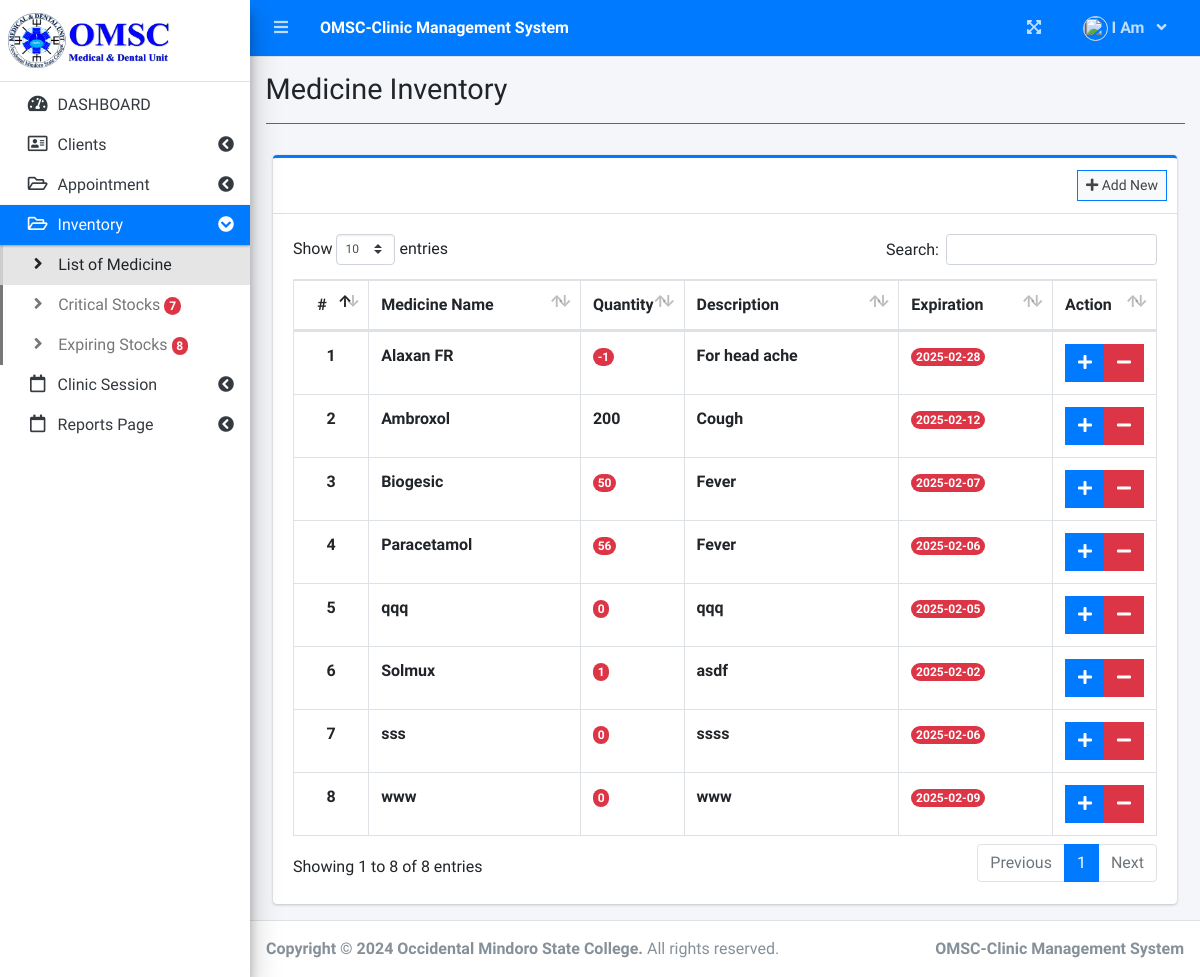
/index.php?page=medicine_inventory (signed in), run on an earlier commit of the app's database.
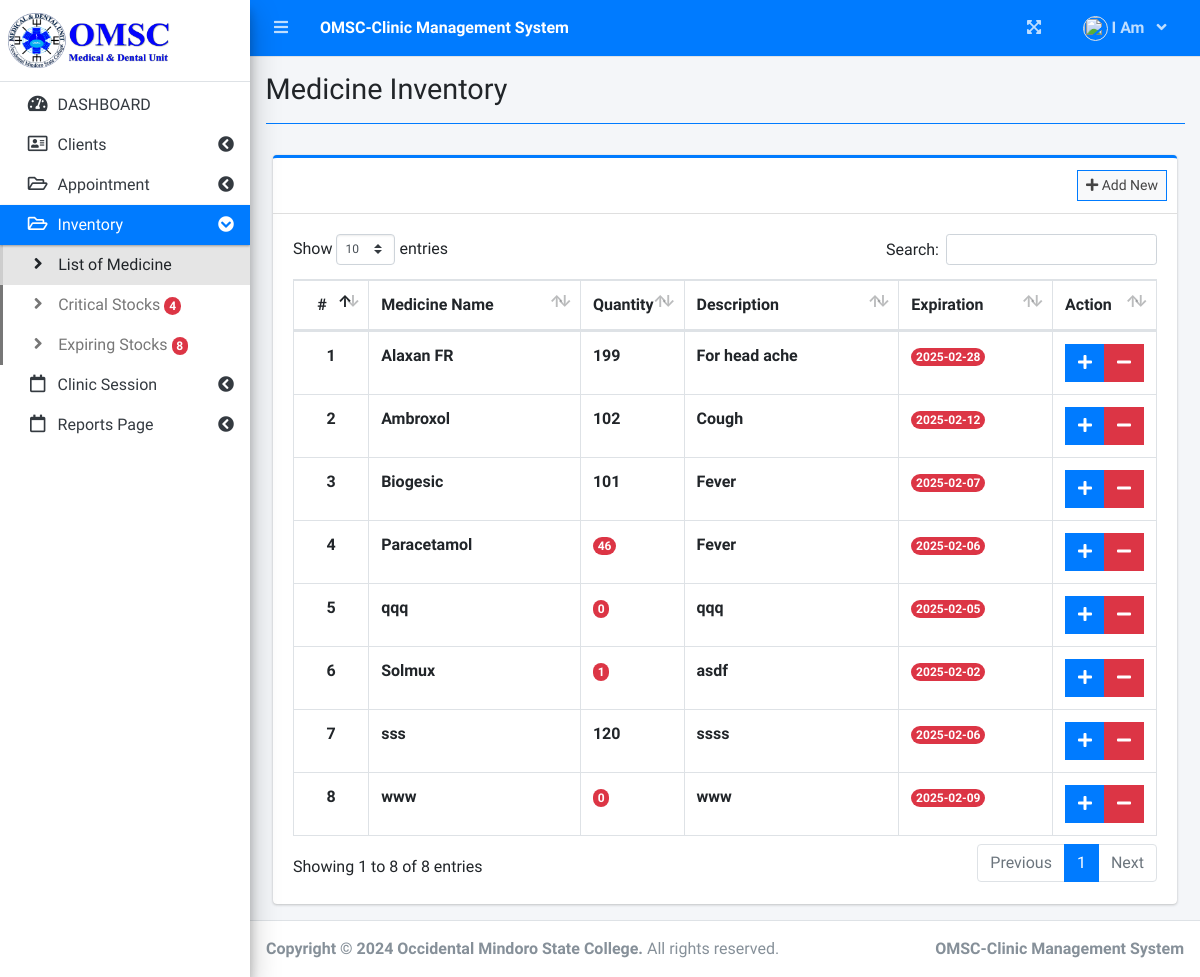
And on a later commit of the database.
### tables this page shows
CREATE TABLE `medicine_list` (
  `id` int(11) NOT NULL,
  `medicine` varchar(255) NOT NULL,
  `gname` varchar(255) NOT NULL,
  `description` varchar(255) NOT NULL,
  `quantity` int(255) NOT NULL DEFAULT 0,
  `expiration_date` date DEFAULT NULL,
  `expcontrol` int(255) NOT NULL
);

### medicine_inventory.php (the view, shortened to what the changed rows need)
<?php include'db_connect.php' ?>
<div class="col-lg-12">
	<div class="card card-outline card-primary">
		<div class="card-body">
			<table class="table tabe-hover table-bordered" id="list">
				<colgroup>
				</colgroup>
				<thead>
					<tr>
						<th class="text-center">#</th>
						<th>Medicine Name</th>
						<th>Quantity</th>
						<th>Description</th>
						<th>Expiration</th>
						<th>Action</th>
					</tr>
				</thead>
				<tbody>
					<?php
					$i = 1;
					$qry = $conn->query("SELECT * FROM medicine_list order by medicine asc ");
					while($row= $qry->fetch_assoc()):
					?>
					<tr>
						<th class="text-center"><?php echo $i++ ?></th>
						<td><b><?php echo $row['medicine'] ?></b></td>
						<td><b>
							<?php if($row['quantity'] < 100): ?>
								<p class="badge rounded-pill bg-danger text-light ms-4"><?php echo $row['quantity'] ?></p>
							<?php else: ?>
								<?php echo $row['quantity'] ?>
							<?php endif; ?>
						</b></td>
						<td><b><?php echo $row['description'] ?></b></td>
						<td><b>
							<?php if($row['expiration_date'] <=$cdate): ?>
								<p class="badge rounded-pill bg-danger text-light ms-4"><?php echo $row['expiration_date'] ?></p>
							<?php else: ?>
								<?php echo $row['expiration_date'] ?>
							<?php endif; ?>
						</b></td>
						<td class="text-center">
		                    <div class="btn-group">
		                        <a href="javascript:void(0)" data-id='<?php echo $row['id'] ?>' class="btn btn-primary btn-flat add_medicine">
		                          	<i class="fas fa-plus"></i>
		                        </a>
								<a href="javascript:void(0)" data-id='<?php echo $row['id'] ?>' class="btn btn-danger btn-flat sub_medicine">
									<i class="fas fa-minus"></i>
		                        </a>
	                      </div>
						</td>
					</tr>
				<?php endwhile; ?>
				</tbody>
			</table>
		</div>
	</div>
</div>

### sidebar.php (shortened to what the changed rows need)
<?php
$date = date('ymd');
$add = 100;
$cdate = $date + $add;
?>
<aside class="main-sidebar sidebar-light-primary elevation-4">
  <div class="sidebar pb-4 mb-4">
    <nav class="mt-2">
      <ul class="nav nav-pills nav-sidebar flex-column nav-flat" data-widget="treeview" role="menu" data-accordion="false">
        <?php if($_SESSION['login_type'] == 2): ?>
        <li class="nav-item">
          <a href="#" class="nav-link nav-edit_client">
            <i class="nav-icon far fa-address-card"></i>
            <p>
              Clients
              <i class="right fas fa-chevron-circle-left"></i>
            </p>
          </a>
          <ul class="nav nav-treeview">
            <li class="nav-item">
              <a href="./index.php?page=new_client" class="nav-link nav-new_client tree-item">
                <i class="fas fa-angle-right nav-icon"></i>
                <p>Add New Clients</p>
              </a>
            </li>
            <li class="nav-item">
              <a href="./index.php?page=client_list" class="nav-link nav-client_list tree-item">
                <i class="fas fa-angle-right nav-icon"></i>
                <p>List Clients</p>
              </a>
            </li>
          </ul>
        </li>
        <li class="nav-item">
          <a href="#" class="nav-link nav-edit_doctor_staff">
            <i class="nav-icon fas fa-user-md"></i>
            <p>
              Doctors/Staff
              <i class="right fas fa-chevron-circle-left"></i>
            </p>
          </a>
          <ul class="nav nav-treeview">
            <li class="nav-item">
              <a href="./index.php?page=new_doctor_staff" class="nav-link nav-new_doctor_staff tree-item">
                <i class="fas fa-angle-right nav-icon"></i>
                <p>Add New Doctors/Staff</p>
              </a>
            </li>
            <li class="nav-item">
              <a href="./index.php?page=doctor_staff_list" class="nav-link nav-doctor_staff_list tree-item">
                <i class="fas fa-angle-right nav-icon"></i>
                <p>List Doctors/Staff</p>
              </a>
            </li>
          </ul>
        </li>
        <li class="nav-item">
          <a href="#" class="nav-link nav-edit_user">
            <i class="nav-icon fas fa-users"></i>
            <p>
              Users
              <i class="right fas fa-chevron-circle-left"></i>
            </p>
          </a>
          <ul class="nav nav-treeview">
            <li class="nav-item">
              <a href="./index.php?page=new_user" class="nav-link nav-new_user tree-item">
                <i class="fas fa-angle-right nav-icon"></i>
                <p>Add New User</p>
              </a>
            </li>
            <li class="nav-item">
              <a href="./index.php?page=user_list" class="nav-link nav-user_list tree-item">
                <i class="fas fa-angle-right nav-icon"></i>
                <p>List of Users</p>
              </a>
            </li>
          </ul>
        </li>
        <li class="nav-item dropdown">
          <a href="./index.php?page=designation" class="nav-link nav-designation">
            <i class="nav-icon fas fa-id-card-alt"></i>
            <p>
              Designation
              <i class="right fas fa-chevron-circle-left"></i>
            </p>
          </a>
          <ul class="nav nav-treeview">
            <li class="nav-item">
              <a href="./index.php?page=designation_client" class="nav-link nav-designation_client tree-item">
                <i class="fas fa-angle-right nav-icon"></i>
                <p>Client</p>
              </a>
            </li>
            <li class="nav-item">
              <a href="./index.php?page=designation_clinic" class="nav-link nav-designation_clinic tree-item">
                <i class="fas fa-angle-right nav-icon"></i>
                <p>Clinic</p>
              </a>
            </li>
          </ul>
        </li>
        <li class="nav-item">
          <a href="./index.php?page=medicine" class="nav-link nav-medicine">
            <i class="nav-icon fas fa-pills"></i>
            <p>
              Medicines
            </p>
          </a>
        </li>
        <li class="nav-item dropdown">
          <a href="./index.php?page=campus" class="nav-link nav-campus">
            <i class="nav-icon fas fa-hospital-alt"></i>
            <p>
              Campuses
            </p>
          </a>
        </li>
        <?php elseif($_SESSION['login_type'] == 1): ?>
        <li class="nav-item">
          <a href="#" class="nav-link nav-edit_client">
            <i class="nav-icon far fa-address-card"></i>
            <p>
              Clients
              <i class="right fas fa-chevron-circle-left"></i>
            </p>
          </a>
        </li>
        <li class="nav-item">
          <a href="#" class="nav-link nav-#">
            <i class="nav-icon far fa-folder-open"></i>
            <p>
              Appointment
              <i class="right fas fa-chevron-circle-left"></i>
            </p>
          </a>
        </li>
        <li class="nav-item">
          <a href="#" class="nav-link nav-#">
            <i class="nav-icon far fa-folder-open"></i>
            <p>
              Inventory
              <i class="right fas fa-chevron-circle-left"></i>
            </p>
          </a>
          <ul class="nav nav-treeview">
            <li class="nav-item">
              <a href="./index.php?page=medicine_inventory" class="nav-link nav-medicine_inventory tree-item">
                <i class="fas fa-angle-right nav-icon"></i>
                <p>List of Medicine</p>
              </a>
            </li>
            <li class="nav-item">
              <a href="./index.php?page=critical_stocks" class="nav-link nav-critical_stocks tree-item">
                <i class="fas fa-angle-right nav-icon"></i>
                <p>Critical Stocks</p>
                <p class="badge rounded-pill bg-danger text-light ms-4"><?php echo $conn->query("SELECT * FROM medicine_list where quantity < 100 ")->num_rows; ?></p>
              </a>
            </li>
            <li class="nav-item">
              <a href="./index.php?page=expiring_stocks" class="nav-link nav-expiring_stocks tree-item">
                <i class="fas fa-angle-right nav-icon"></i>
                <p>Expiring Stocks</p>
                <p class="badge rounded-pill bg-danger text-light ms-4"><?php echo $conn->query("SELECT * FROM medicine_list WHERE expcontrol <= $cdate")->num_rows; ?></p>
              </a>
            </li>
          </ul>
        </li>
        <li class="nav-item dropdown">
          <a href="#" class="nav-link nav-#">
            <i class="nav-icon far fa-calendar"></i>
            <p>
              Clinic Session
              <i class="right fas fa-chevron-circle-left"></i>
            </p>
          </a>
        </li>
        <li class="nav-item dropdown">
          <a href="#" class="nav-link nav-#">
            <i class="nav-icon far fa-calendar"></i>
            <p>
              Reports Page
              <i class="right fas fa-chevron-circle-left"></i>
            </p>
          </a>
        </li>
        <?php endif; ?>
      </ul>
    </nav>
  </div>
</aside>

What changed in the data, as far as the page shows it:
changed medicine_list "Alaxan FR": quantity "-1" → "199"
changed medicine_list "Ambroxol": quantity "200" → "102"
changed medicine_list "Biogesic": quantity "50" → "101"
changed medicine_list "Paracetamol": quantity "56" → "46"
changed medicine_list "sss": quantity "0" → "120"
Also different on the page:
text no longer shown: "7"
text now shown: "4"
